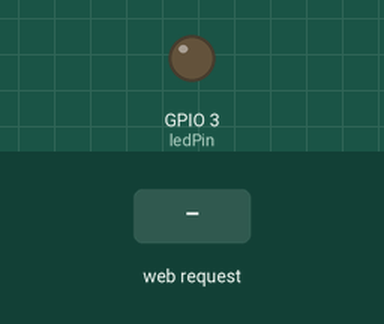
A sketch run on a simulated ESP32. Shown: output pins drawn as LEDs (lit = HIGH). The inputs (shaded band) are chosen by the test bench. WiFi joins after 1.5 s; servers stay silent unless stated; what the sketch prints to the serial monitor is not drawn.

Above: at 3.7 s.
3.8 s: HTTP request GET /?0=ON received
At 5.0 s:
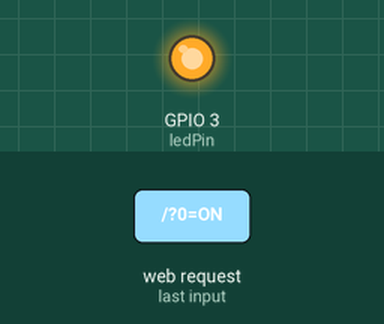
5.3 s: HTTP request GET /?1=OFF received
At 6.3 s:
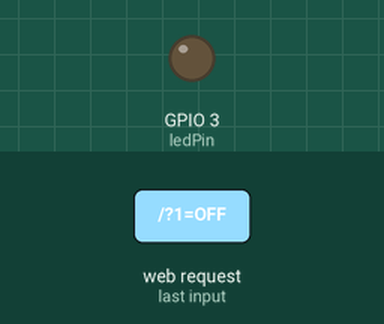
Timing chart, 0 to 8.3 s (numbered marks = the images above; inputs shaded):
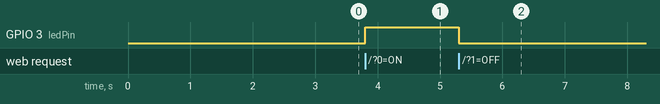

The sketch:

03_HTTPServer.ino
```cpp
//https://www.mgo-tec.com/blog-entry-esp-wroom-32-esp32-wifi-smartphone-led-switch.html/4
#include <WiFi.h>
const int ledPin = 3; //3:ConnectorA 4:ConnectorB

const char* ssid = "xxxxx";
const char* password = "xxxxx";

WiFiServer server(80);

void setup()
{
    delay(1000);
    Serial.begin(115200);
    pinMode(ledPin, OUTPUT);

    delay(10);

    Serial.println();
    Serial.print("Connecting to ");
    Serial.println(ssid);

    WiFi.begin(ssid, password);

    while (WiFi.status() != WL_CONNECTED) {
        delay(500);
        Serial.print(".");
    }

    Serial.println("");
    Serial.println("WiFi connected");
    Serial.println("IP address: ");
    Serial.println(WiFi.localIP());

    server.begin();

}

void loop(){
 WiFiClient client = server.available(); //Get information about connected clients.

  if (client) {
    Serial.println("new client");
    String currentLine = "";
    while (client.connected()) {
      if (client.available()) {
        char c = client.read();
        Serial.write(c);
        if (c == '\n') {
          if (currentLine.length() == 0) {
            client.println("HTTP/1.1 200 OK");
            client.println("Content-type:text/html");
            client.println();

            client.println("<!DOCTYPE html>");
            client.println("<html>");
            client.println("<head>");
            client.println("<meta name='viewport' content='initial-scale=1.5'>");
            client.println("</head>");
            client.println("<body>");
            client.println("<form method='get'>");
            client.println("<font size='4'>ESP-WROOM-32<br>");
            client.println("Wi-Fi  LED  Switch</font><br>");
            client.println("<br>");
            client.println("<input type='submit' name=0 value='ON' style='background-color:#FF00FF; color:pink;'>");
            client.println("<input type='submit' name=1 value='OFF' style='background-color:#66FFCC; color:skyblue;'>");
            client.println("</form>");
            client.println("</body>");
            client.println("</html>");

            client.println();
            break;
          } else {
            currentLine = "";
          }
        } else if (c != '\r') {
          currentLine += c;
        }

        if (currentLine.endsWith("GET /?0=ON")) {
          digitalWrite(ledPin, HIGH);
        }
        if (currentLine.endsWith("GET /?1=OFF")) {
          digitalWrite(ledPin, LOW);
        }
      }
    }

    client.stop();
    Serial.println("client disconnected");
  }
}
```

Measured:
- after the input at 3.8 s, GPIO 3 (ledPin): LOW → HIGH at once
- after the input at 5.3 s, GPIO 3 (ledPin): HIGH → LOW at once
